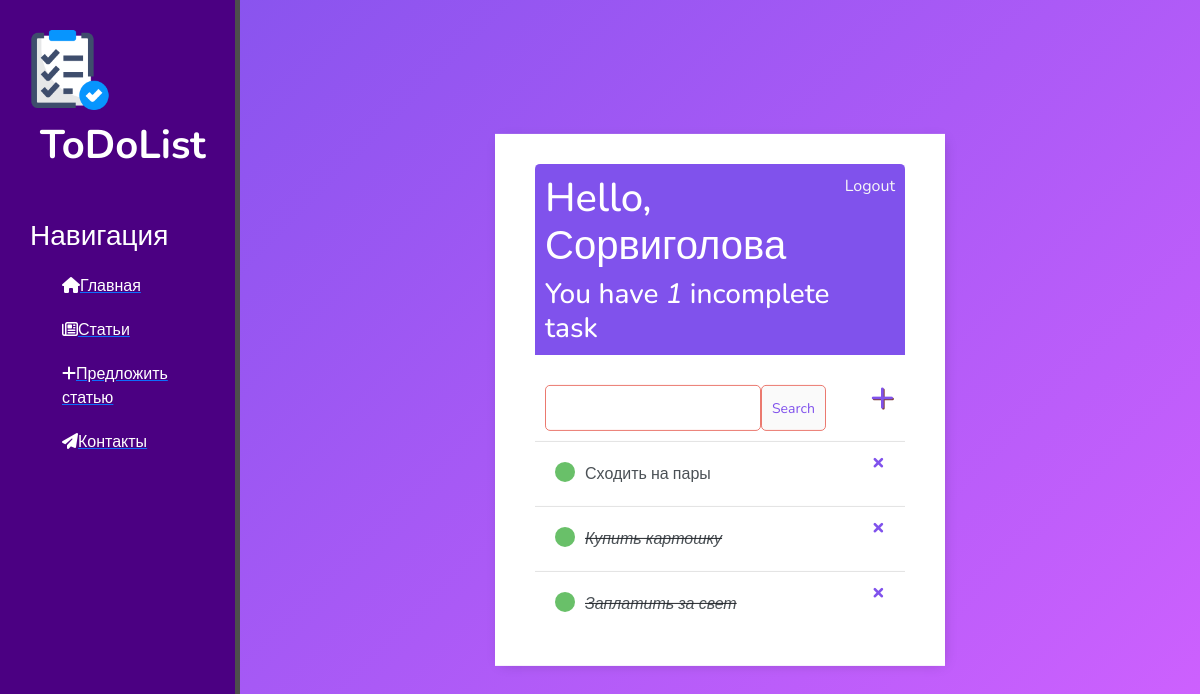
Screenshot of / (signed in) with the database file from the repository.
### main/models.py (models this page shows)
class Task(models.Model):
    user = models.ForeignKey(User, on_delete=models.CASCADE, null=True, blank=True)
    title = models.CharField(max_length=200)
    description = models.TextField(null=True, blank=True)
    complete = models.BooleanField(default=False)
    created = models.DateTimeField(auto_now_add=True)
    def __str__(self):
        return self.title
    class Meta:
        ordering = ['complete']

### main/views.py (the view)
# urls.py: path('', TaskList.as_view(), name='home'),
class TaskList(LoginRequiredMixin,ListView):
    model = Task
    context_object_name = 'tasks'
    def get_context_data(self, **kwargs):
        context = super().get_context_data(**kwargs)
        context['tasks'] = context['tasks'].filter(user=self.request.user)
        context['count'] = context['tasks'].filter(complete=False).count()
        search_input = self.request.GET.get('search-area') or ''
        if search_input:
            context['tasks'] = context['tasks'].filter(title__icontains=search_input)
        context['search_input'] = search_input
        return context

### main/templates/main/task_list.html (shortened to what this page needs)
{% extends 'main/main.html' %}
{% load static %}
{% block content %}
    <div class="header-bar">
        <div>
            <h1>Hello, {{request.user|title}}</h1>
            <h3 style="margin:0"> You have<i> {{count}} </i>incomplete task{{ count|pluralize:"s" }}</h3>
        </div>
        {% if request.user.is_authenticated %}
            <a href="{% url 'logout' %}">Logout</a>
        {% else %}
            <a href="{% url 'login' %}">Login</a>
        {% endif %}
    </div>
    <div id="search-add-wrapper">
        <form method="GET" action="" style="margin-top: 20px; display: flex;">
            <input type="text" name="search-area" value="{{search_input}}">
            <input class="button" type="submit" value="Search">
        </form>
        <a id="add-link" href="{% url 'task-create' %}">&#x2b;</a>
    </div>
    <div class="task-items-wrapper">
        {% for task in tasks%}
            <div class="task-wrapper">
                {% if task.complete %}
                <div class="task-title">
                    <div class="task-complete-icon"></div>
                    <i><s><a href="{% url 'task-update' task.id %}">{{task}}</a></s></i>
                </div>
                <a class="delete-link" href="{% url 'task-delete' task.id %}">&#215;</a>
                {% else %}
                <div class="task-title">
                    <div class="task-complete-icon"></div>
                    <a href="{% url 'task-update' task.id %}">{{task}}</a>
                </div>
                <a class="delete-link" href="{% url 'task-delete' task.id %}">&#215;</a>
                {% endif %}
            </div>
        {% empty %}
        <h3>No items in list</h3>
        {% endfor %}
    </div>
{% endblock %}

### main/static/main/css/main.css (style rules this page uses)
*, *:before, *:after { padding: 0; margin: 0; box-sizing: border-box; }
body { height: 100vh; background: linear-gradient( 135deg, #8052ec, #d161ff ); }

### main/templates/main/main.html (style rules this page uses)
body { font-family: 'Nunito', sans-serif; }
h1,h2,h3,h4,h5,h6, { font-family: 'Raleway', sans-serif; }
.header-bar { display: flex; margin: auto; color: #fff; padding: 10px; border-radius: 5px 5px 0 0 ; background: #8052ec; }
.header-bar a { color: rgb(247, 247, 247); text-decoration: none; }
.task-wrapper { display: flex; align-items: centre; justify-content: space-between; padding: 20px; background-color: #fff; border-top: 1px solid rgb(226, 226, 226); }
.task-title { display: flex; }
.task-title a { text-decoration: none; color: #4b5156; margin-left: 10px; }
.task-complete-icon { height: 20px; width: 20px; background-color: rgb(105, 192, 105); border-radius: 50%; }
.delete-link { text-decoration: none; font-weight: 900; color: #8052ec; font-size: 22px; line-height: 0; }
#search-add-wrapper { display: flex; justify-content: space-between; alight-items: centre; padding: 10px; }
#add-link { color: #8052ec; text-decoration: none; font-size: 42px; text-shadow: 1px 1px #81413b; }
input[type=text], input[type=password], textarea { border: 1px solid #EB796F; border-radius: 5px; padding: 10px; width: 90%; }
.button { border: 1px solid #EB796F; background-color: #FAFAFA; color: #8052ec; padding: 10px; font-size: 14px; border-radius: 5px; cursor: pointer; text-decoration: none; }

### rows the page displays
Task: title "Сходить на пары"
Task: title "Купить картошку"
Task: title "Заплатить за свет"

### other values shown
{{ request.user|title }} "Сорвиголова"
{{ count }} "1"
